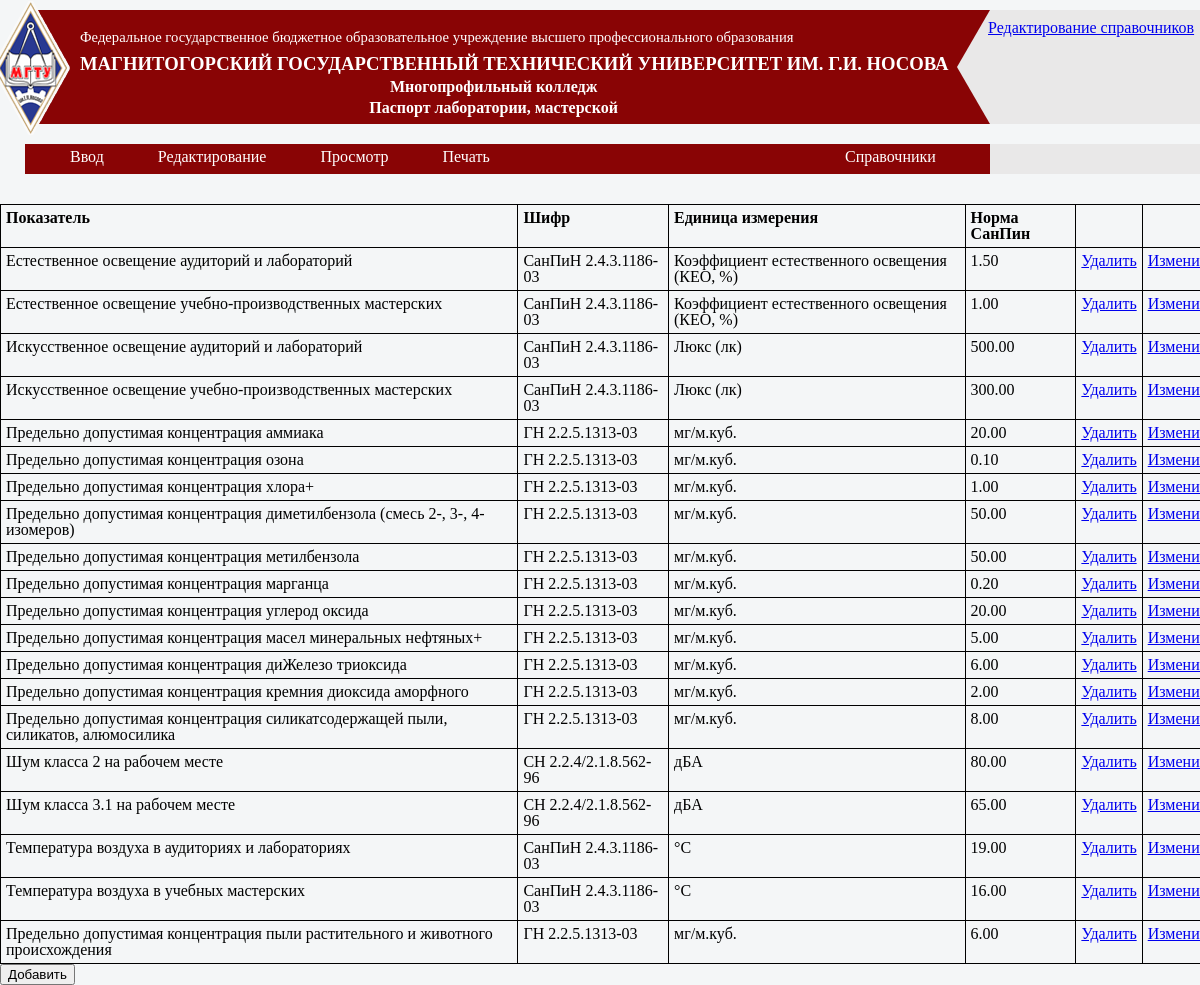
The app's page /spr_san_pin.php with its own data.
### tables this page shows
CREATE TABLE IF NOT EXISTS `spr_san_pin` (
  `id` bigint(20) unsigned NOT NULL,
  `index` varchar(80) NOT NULL,
  `cipher` varchar(35) NOT NULL,
  `unit_measure` varchar(50) NOT NULL,
  `norm_san_pin` decimal(5,2) NOT NULL
);

### spr_san_pin.php (the view)
<?
include 'header.php';
 $query = 'SELECT * FROM spr_san_pin';
  $tbl = "spr_san_pin";
$primaryss = mysql_query("SHOW KEYS FROM $tbl WHERE Key_name = 'PRIMARY'");
$primary2 = mysql_fetch_array($primaryss);
$primary3 = $primary2[Column_name];
$result = mysql_query($query) or die(mysql_error());
?>
<div>
<table class="spr">
<thead>
<tr>
<td>Показатель</td>
<td>Шифр</td>
<td>Единица измерения</td>
<td>Норма СанПин</td>
<td></td>
<td></td>
</tr>
</thead>
<tbody>
    <?
    while($data = mysql_fetch_array($result)){
        echo "<tr>";
        echo "<td>$data[index]</td>";
        echo "<td>$data[cipher]</td>";
        echo "<td>$data[unit_measure]</td>";
        echo "<td>$data[norm_san_pin]</td>";
        echo "<td><a href='delete.php?tbl=$tbl&id=$data[$primary3]&col=$primary3'>Удалить</a></td>";
        echo "<td><a href='edit.php?tbl=$tbl&id=$data[$primary3]&col=$primary3'>Изменить</a></td>";
        echo "</tr>";
    }
    ?>
    </tbody>
</table>
<a href="add.php?tbl=<? echo $tbl; ?>"><button>Добавить</button></a>
</div>

### style.css (style rules this page uses)
html { background-color: #f4f6f7; }
body { margin: 0; padding: 0; }
table.spr td { border: 1px solid black; padding:5px; }
table.spr thead { font-weight: bold; }

### records on screen
spr_san_pin: index "Естественное освещение аудиторий и лабораторий", cipher "СанПиН 2.4.3.1186-03", unit_measure "Коэффициент естественного освещения (КЕО, %)", norm_san_pin "1.50"
spr_san_pin: index "Естественное освещение учебно-производственных мастерских", cipher "СанПиН 2.4.3.1186-03", unit_measure "Коэффициент естественного освещения (КЕО, %)", norm_san_pin "1.00"
spr_san_pin: index "Искусственное освещение аудиторий и лабораторий", cipher "СанПиН 2.4.3.1186-03", unit_measure "Люкс (лк)", norm_san_pin "500.00"
spr_san_pin: index "Искусственное освещение учебно-производственных мастерских", cipher "СанПиН 2.4.3.1186-03", unit_measure "Люкс (лк)", norm_san_pin "300.00"
spr_san_pin: index "Предельно допустимая концентрация аммиака", cipher "ГН 2.2.5.1313-03", unit_measure "мг/м.куб.", norm_san_pin "20.00"
spr_san_pin: index "Предельно допустимая концентрация озона", cipher "ГН 2.2.5.1313-03", unit_measure "мг/м.куб.", norm_san_pin "0.10"
spr_san_pin: index "Предельно допустимая концентрация хлора+", cipher "ГН 2.2.5.1313-03", unit_measure "мг/м.куб.", norm_san_pin "1.00"
spr_san_pin: index "Предельно допустимая концентрация диметилбензола (смесь 2-, 3-, 4-изомеров)", cipher "ГН 2.2.5.1313-03", unit_measure "мг/м.куб.", norm_san_pin "50.00"
spr_san_pin: index "Предельно допустимая концентрация метилбензола", cipher "ГН 2.2.5.1313-03", unit_measure "мг/м.куб.", norm_san_pin "50.00"
spr_san_pin: index "Предельно допустимая концентрация марганца", cipher "ГН 2.2.5.1313-03", unit_measure "мг/м.куб.", norm_san_pin "0.20"
spr_san_pin: index "Предельно допустимая концентрация углерод оксида", cipher "ГН 2.2.5.1313-03", unit_measure "мг/м.куб.", norm_san_pin "20.00"
spr_san_pin: index "Предельно допустимая концентрация масел минеральных нефтяных+", cipher "ГН 2.2.5.1313-03", unit_measure "мг/м.куб.", norm_san_pin "5.00"
spr_san_pin: index "Предельно допустимая концентрация диЖелезо триоксида", cipher "ГН 2.2.5.1313-03", unit_measure "мг/м.куб.", norm_san_pin "6.00"
spr_san_pin: index "Предельно допустимая концентрация кремния диоксида аморфного", cipher "ГН 2.2.5.1313-03", unit_measure "мг/м.куб.", norm_san_pin "2.00"
spr_san_pin: index "Предельно допустимая концентрация силикатсодержащей пыли, силикатов, алюмосилика", cipher "ГН 2.2.5.1313-03", unit_measure "мг/м.куб.", norm_san_pin "8.00"
spr_san_pin: index "Шум класса 2 на рабочем месте", cipher "СН 2.2.4/2.1.8.562-96", unit_measure "дБА", norm_san_pin "80.00"
spr_san_pin: index "Шум класса 3.1 на рабочем месте", cipher "СН 2.2.4/2.1.8.562-96", unit_measure "дБА", norm_san_pin "65.00"
spr_san_pin: index "Температура воздуха в аудиториях и лабораториях", cipher "СанПиН 2.4.3.1186-03", unit_measure "°С", norm_san_pin "19.00"
spr_san_pin: index "Температура воздуха в учебных мастерских", cipher "СанПиН 2.4.3.1186-03", unit_measure "°С", norm_san_pin "16.00"
spr_san_pin: index "Предельно допустимая концентрация пыли растительного и животного происхождения", cipher "ГН 2.2.5.1313-03", unit_measure "мг/м.куб.", norm_san_pin "6.00"
